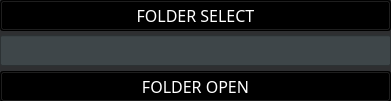
   <widget class="QWidget" name="widget_2" native="true">
    <property name="geometry">
     <rect>
      <x>10</x>
      <y>60</y>
      <width>391</width>
      <height>101</height>
     </rect>
    </property>
    <property name="styleSheet">
     <string notr="true">background-color: rgb(46, 47, 49);</string>
    </property>
    <widget class="QPushButton" name="folferOpen_Bt">
     <property name="geometry">
      <rect>
       <x>0</x>
       <y>71</y>
       <width>391</width>
       <height>31</height>
      </rect>
     </property>
     <property name="font">
      <font>
       <family>맑은 고딕</family>
       <pointsize>12</pointsize>
       <weight>9</weight>
       <italic>false</italic>
       <bold>false</bold>
      </font>
     </property>
     <property name="styleSheet">
      <string notr="true">background-color: rgb(0, 0, 0);
color: rgb(255, 255, 255);
font: 75 12pt &quot;맑은 고딕&quot;;</string>
     </property>
     <property name="text">
      <string>FOLDER OPEN</string>
     </property>
    </widget>
    <widget class="QLineEdit" name="folferAddres">
     <property name="geometry">
      <rect>
       <x>0</x>
       <y>35</y>
       <width>391</width>
       <height>31</height>
      </rect>
     </property>
     <property name="styleSheet">
      <string notr="true">background-color: rgb(62, 70, 73);</string>
     </property>
    </widget>
    <widget class="QPushButton" name="folferSelect_Bt">
     <property name="geometry">
      <rect>
       <x>0</x>
       <y>0</y>
       <width>391</width>
       <height>31</height>
      </rect>
     </property>
     <property name="font">
      <font>
       <family>맑은 고딕</family>
       <pointsize>12</pointsize>
       <weight>9</weight>
       <italic>false</italic>
       <bold>false</bold>
      </font>
     </property>
     <property name="styleSheet">
      <string notr="true">background-color: rgb(0, 0, 0);
color: rgb(255, 255, 255);
font: 75 12pt &quot;맑은 고딕&quot;;</string>
     </property>
     <property name="text">
      <string>FOLDER SELECT</string>
     </property>
    </widget>
   </widget>
